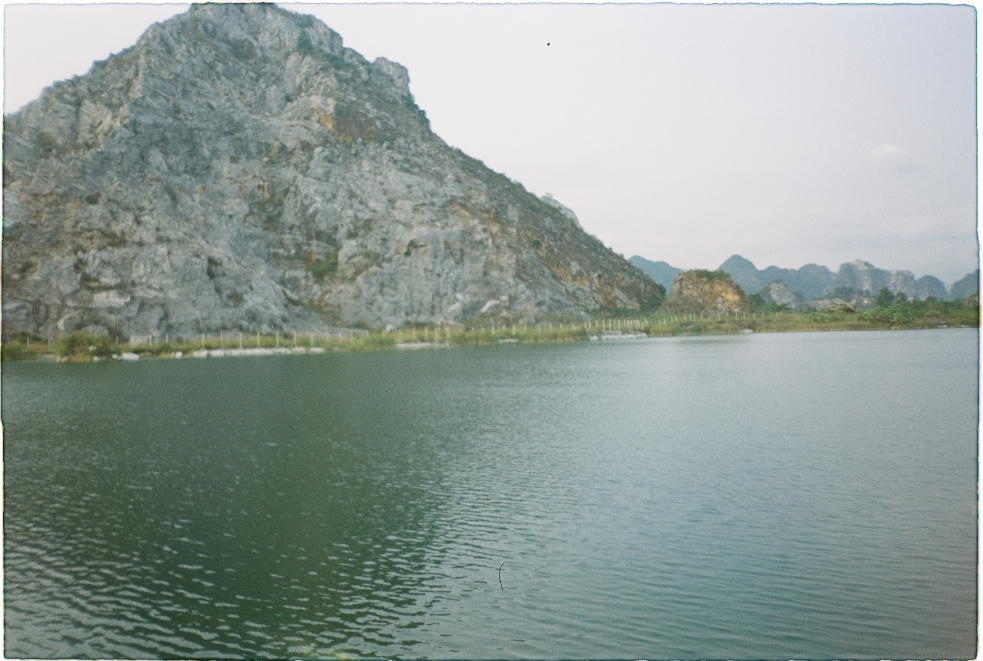
#> input picture 000054.JPG, 3930 x 2642 px (shown at 1/4 size)
$ python Labwork10.py
#> lines starting #> are read from the running program, lines starting #| are printed output that depends on the picture
from numba import cuda, jit
from PIL import Image
import numpy as np
import matplotlib.pyplot as plt
import time
import math

img = Image.open('000054.JPG')
#> img is the input picture: PIL image 3930x2642 RGB; mean R, G, B 142.6, 155.3, 149.8
#img = img.resize((786,528))
#img = img.resize((393,264))
img.save('sample.png')


numpy_img = np.asarray(img)
numpy_img = numpy_img.astype('float64')
numpy_img = numpy_img/255


window_size = 4
numpy_img = np.pad(numpy_img, [(window_size,window_size),(window_size,window_size),(0,0)])
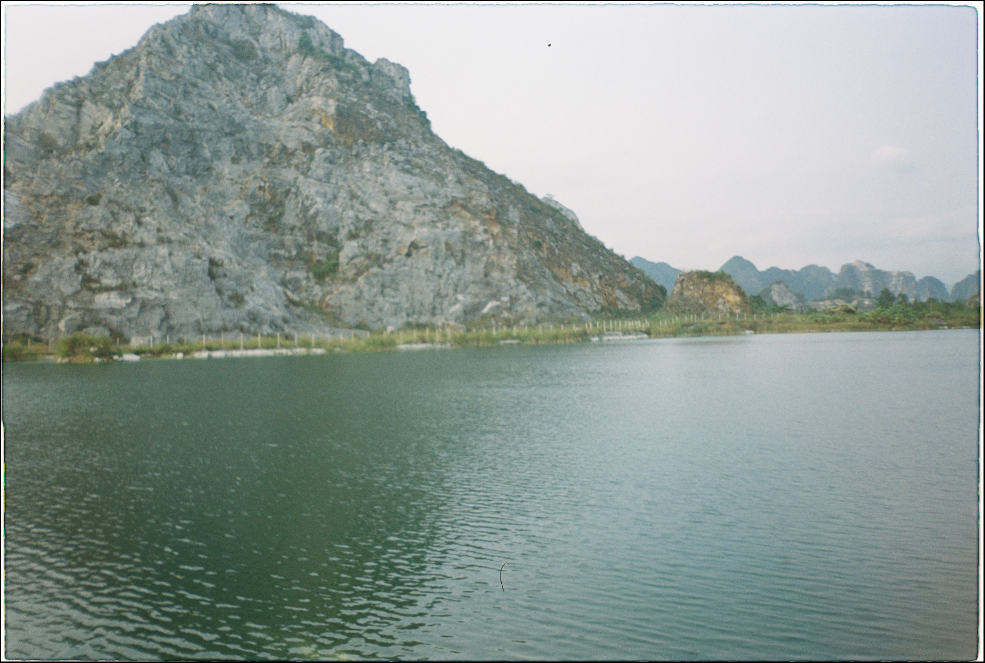
#> numpy_img: shape (2650, 3938, 3) float64 (shown at 1/4 size); mean R, G, B 0.556, 0.606, 0.585
print(numpy_img.shape)
#| (2650, 3938, 3)


width, height = numpy_img.shape[0], numpy_img.shape[1]
#> width = 2650; height = 3938
PixCount = numpy_img.shape[0]* numpy_img.shape[1]
#> PixCount = 10435700


# [114 lines left out: functions RGB2HSV, KuwaharaCPU, KuwaharaGPU, not called in this run]


blocksize = (2,2)
gridSize = (math.ceil(width/blocksize[0]), math.ceil(height/blocksize[1]))
#> gridSize = (1325, 1969)
#> (the run stopped early here; a loop or call above may not have finished)

$ run again, with cpu-resize.png saved as 000054.JPG
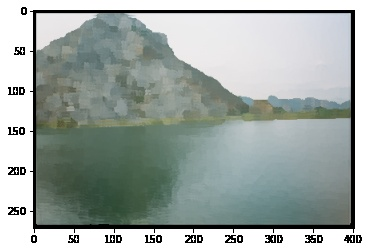
#> input picture cpu-resize.png, 369 x 252 px
#> img is the input picture: PIL image 369x252 RGB; mean R, G, B 159.7, 168.8, 164.9
#> `numpy_img = np.pad(numpy_img, [(window_size,window_size),(window_size,..`:
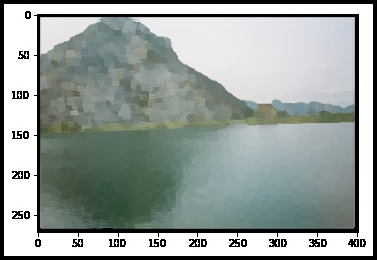
#> numpy_img: shape (260, 377, 3) float64; mean R, G, B 0.594, 0.628, 0.614
#| (260, 377, 3)
